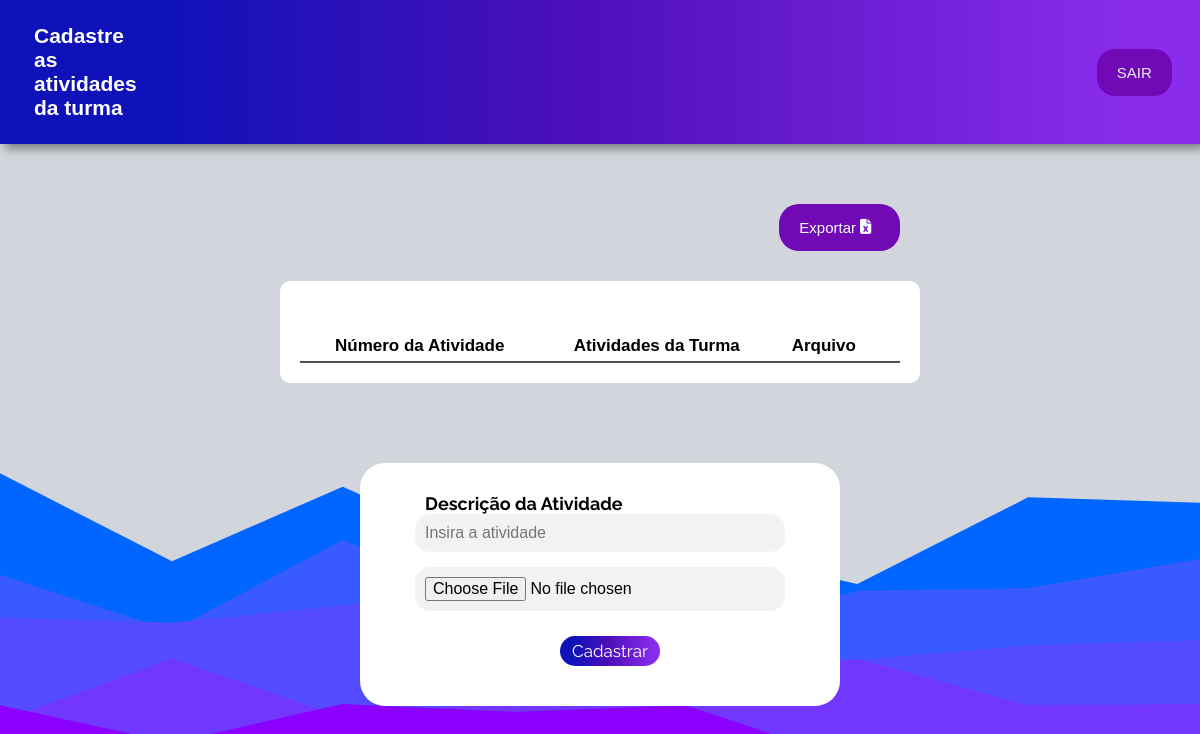
The app's page /lista_atividade/10, older data.
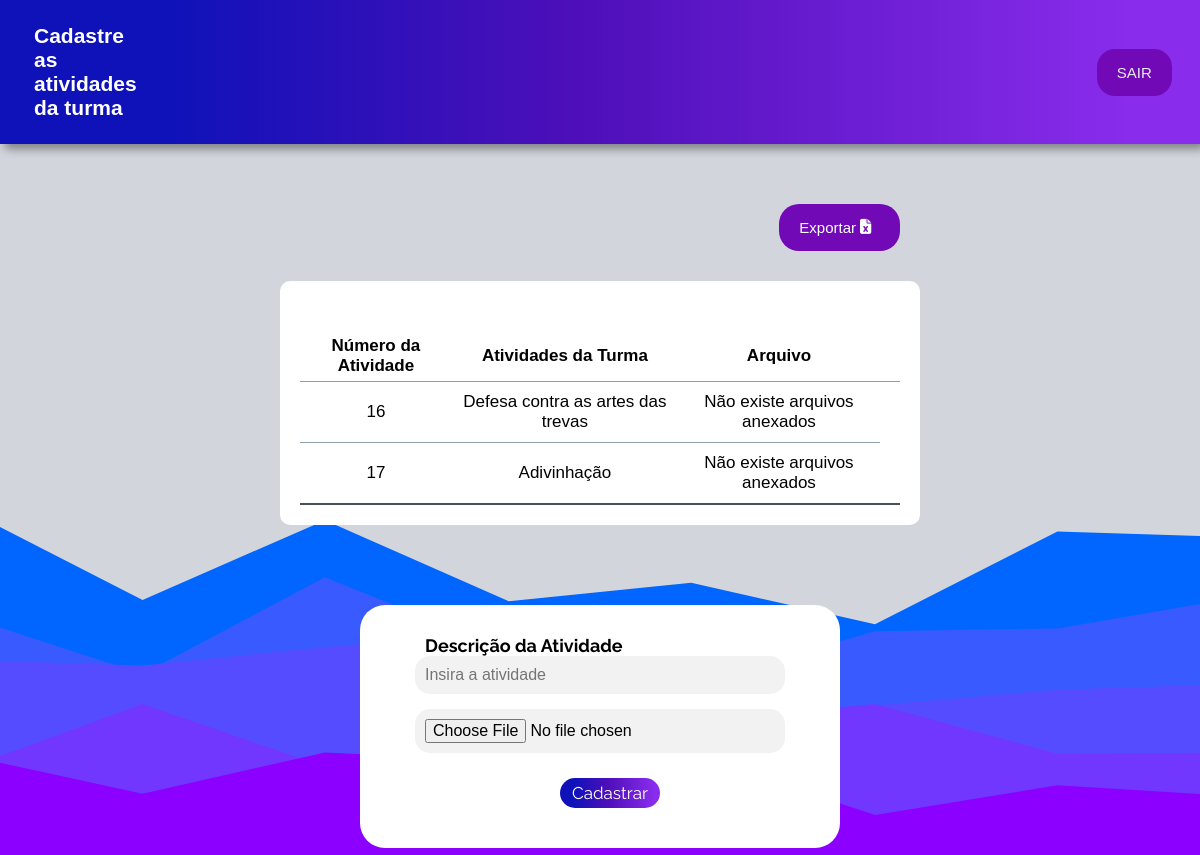
The same page, newer data.
### App_Escola/models.py (models this page shows)
class Atividade(models.Model):
    nome_atividade = models.CharField(max_length=120)
    id_turma = models.ForeignKey(Turma, null=True, on_delete=models.CASCADE)
    arquivo = models.FileField(upload_to='atividade_arquivos/', blank=True, null=True)
    def __str__(self):
        return self.nome_atividade

### App_Escola/views.py (the view)
# urls.py: path('lista_atividade/<int:id_selecionado>', views.lista_atividade, name='lista_atividade' ),
def lista_atividade(request, id_selecionado):
    print(f'captura da turma {id_selecionado}')
    dados_turma = Turma.objects.filter(id=id_selecionado).values('nome_turma', 'id')
    print(f'dados da Turma {dados_turma}')
    atividades_da_turma = Atividade.objects.filter(id_turma = id_selecionado)
    print(f'Atividaes retornadas {atividades_da_turma}')
    print(id_selecionado)
    return render(request, 'CadastroAtividade.html',
                  {'atividades_da_turma': atividades_da_turma,
                   'id_selecionado':id_selecionado })

### App_Escola/templates/CadastroAtividade.html (shortened to what this page needs)
{% load static %}
<html>
<head>
    <link rel="stylesheet" type="text/css" href="{% static '../static/css/cad_atividade.css' %}">
</head>
<body>
    <header>
        <nav>
            <div class="nav-bar">
                <h1>Cadastre as atividades da turma</h1>
                <button><a href="{% url 'sair' %}" style="text-decoration: none;color:#e9ecef;">SAIR</a></button>
            </div>
        </nav>
    </header>
    <main>
        <div class="excel">
            <a href="{% url 'exportar_excel_atividade' %}">
                <button>Exportar<i class="fa-solid fa-file-excel"></i></button>
            </a>
        </div>
        <div class="tabela" style="display: flex;justify-content: center;align-items: center;padding-top: 50px;">
            <table style="border-collapse: collapse;padding: 30px;text-align: center;font-family: 'Roboto-Condensed', sans-serif;font-size: 17px;border-bottom: 2px solid #495057;gap: 10px;">
                <tr>
                    <th style="padding: 5px;">Número da Atividade</th>
                    <th style="padding: 5px;">Atividades da Turma</th>
                    <th style="padding: 5px;">Arquivo</th>
                    <td></td>
                </tr>
                {% for igs in atividades_da_turma %}
                <tr>
                    <td>{{igs.id}}</td>
                    <td>{{igs.nome_atividade}}</td>
                    <td>
                        {% if igs.arquivo %}
                            <a href="../../{{igs.arquivo}}"><i class="fa-regular fa-file-lines"></i></a>
                        {% else %}
                            <p>Não existe arquivos anexados</p>
                        {% endif %}
                    </td>
                </tr>
                {% endfor %}
            </table>
        </div>
        <div class="form-turma">
            <div class="turmas">
                <form id="form" class="form" enctype="multipart/form-data" action="{% url 'salvar_atividade_nova' %}" method="post">{% csrf_token %}
                    <label for="descrition">Descrição da Atividade</label>
                    <input type="text" id="nome_atividade" name="nome_atividade" value="" placeholder="Insira a atividade">
                    <input type="file" id="arquivo" name="arquivo" value="Caminho do arquivo">
                    <button type="submit" class="btn_conf_cancel btn_confirmar"><a href="/salvar_atividade_nova/{{id_turma}}"></a>Cadastrar</button>
                </form>
            </div>
        </div>
    </main>
</body>
</html>

Row changes from the older to the newer data that the page shows:
added Atividade: id "16", nome_atividade "Defesa contra as artes das trevas", arquivo "Não existe arquivos anexados"
added Atividade: id "17", nome_atividade "Adivinhação", arquivo "Não existe arquivos anexados"
